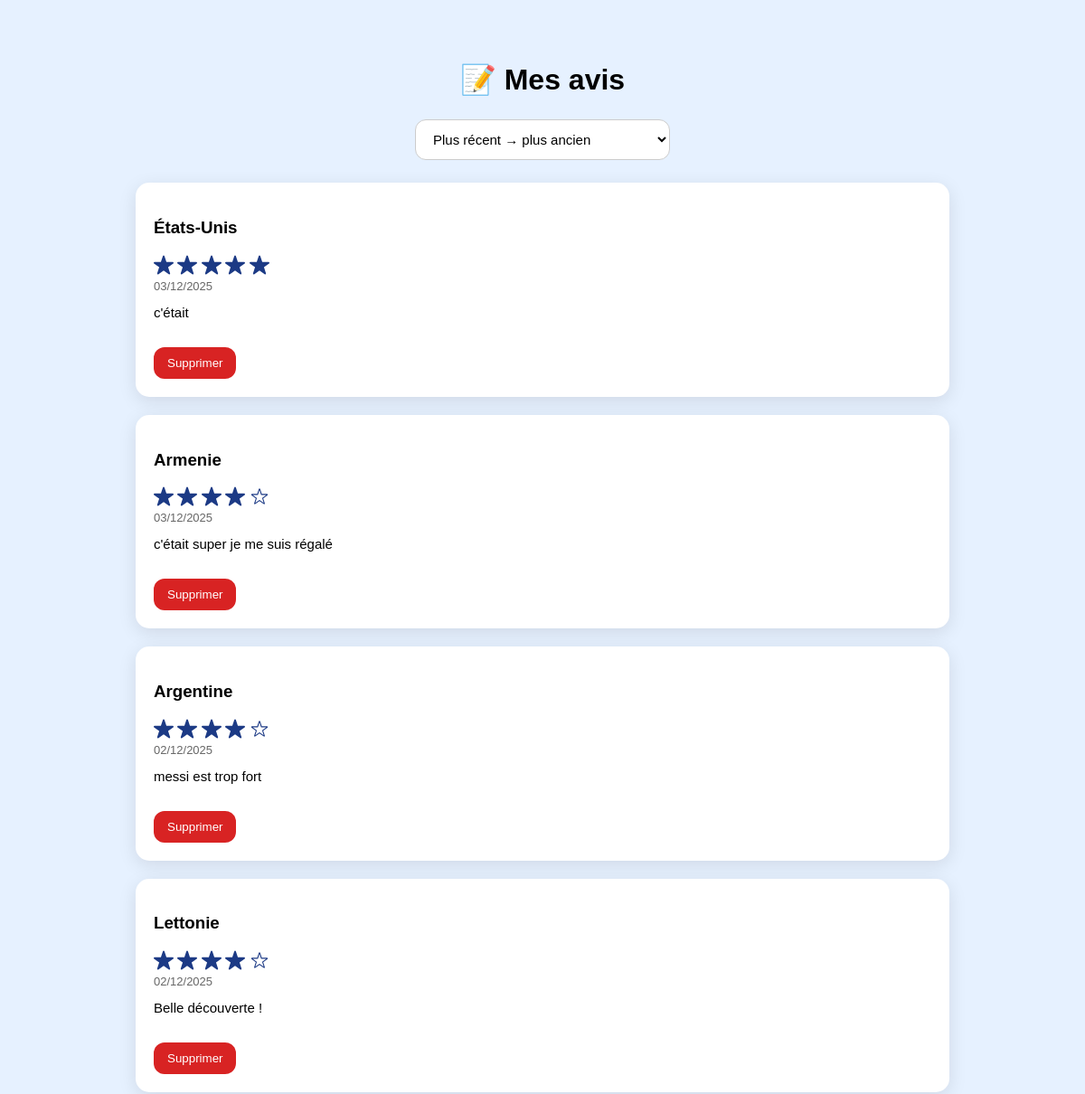
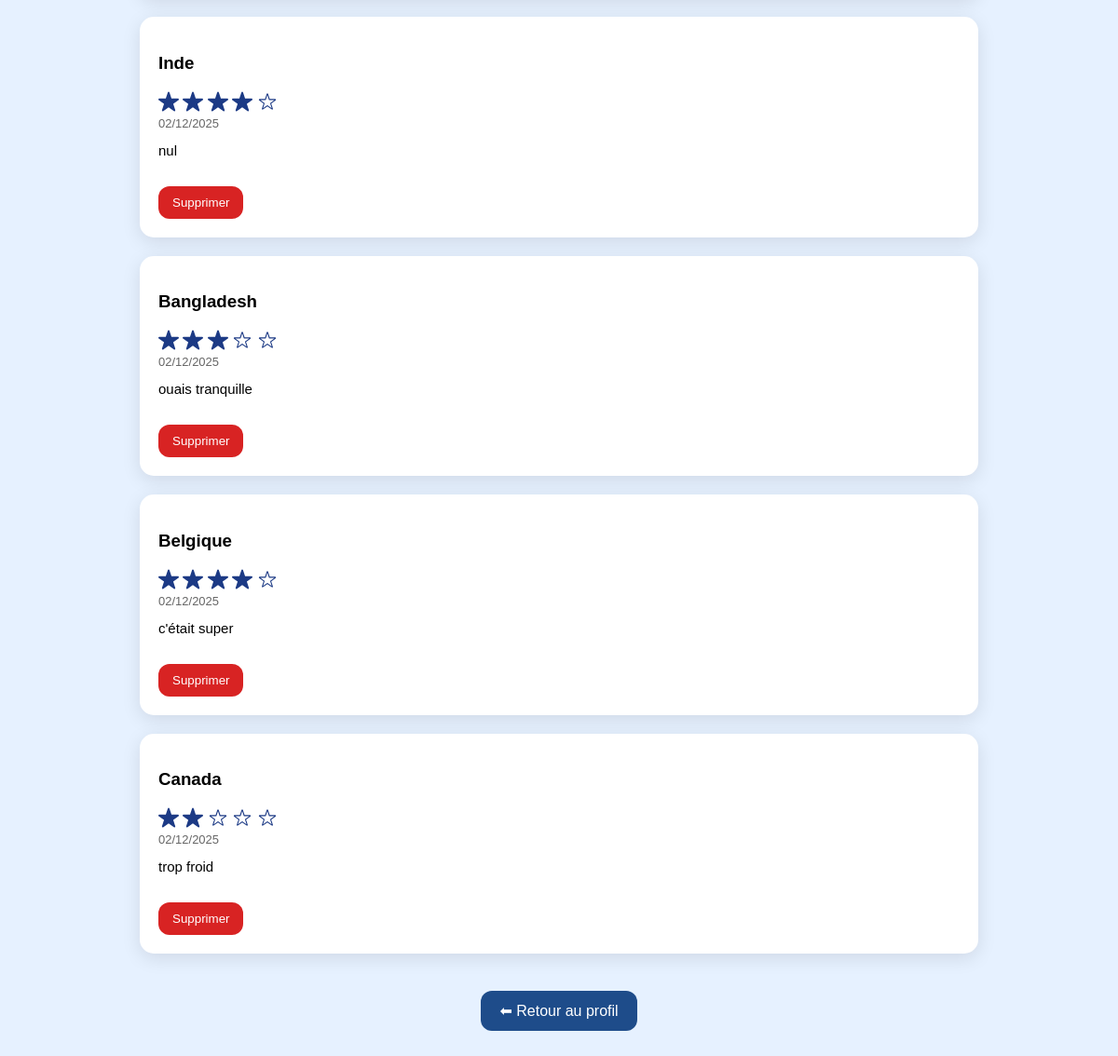
The app's page /avis_utilisateur.php (signed in) with its own data (2 pictures, top to bottom).
### tables this page shows
CREATE TABLE `avis` (
  `id_avis` int(11) NOT NULL,
  `id_utilisateur` int(11) NOT NULL,
  `code_pays` varchar(3) NOT NULL,
  `commentaire` text NOT NULL,
  `note` int(11) DEFAULT NULL,
  `date_avis` datetime DEFAULT CURRENT_TIMESTAMP
);

CREATE TABLE `pays` (
  `id_pays` int(11) NOT NULL,
  `nom_pays` varchar(100) DEFAULT NULL,
  `continent` varchar(50) DEFAULT NULL,
  `code_iso` varchar(10) DEFAULT NULL,
  `description` text,
  `rang_bonheur` int(11) DEFAULT NULL
);

### avis_utilisateur.php (the view, shortened to what this page needs)
<?php
try {
    $pdo = new PDO("mysql:host=localhost;dbname=happytrip;charset=utf8","root","root",[
        PDO::ATTR_ERRMODE=>PDO::ERRMODE_EXCEPTION
    ]);
} catch (PDOException $e) { die($e->getMessage()); }
$id = $_SESSION['id_utilisateur'];
$order = $_GET['tri'] ?? "date_desc";
switch($order){
    default:          $sqlOrder = "ORDER BY a.date_avis DESC"; break;
}
$avis = $pdo->query("
    SELECT a.*, p.nom_pays
    FROM avis a
    JOIN pays p ON p.code_iso = a.code_pays
    WHERE a.id_utilisateur = $id
    $sqlOrder
")->fetchAll();
?>
<!DOCTYPE html>
<html lang="fr">
<head>
<link rel="stylesheet" href="style_avis.css">
</head>
<body>
<div class="container">
    <h1>📝 Mes avis</h1>
    <div class="tri-bar">
        <form method="GET">
            <select name="tri" onchange="this.form.submit()">
                <option value="date_desc" <?= $order=="date_desc"?"selected":"" ?>>Plus récent → plus ancien</option>
            </select>
        </form>
    </div>
    <div class="avis-list">
        <?php if(!$avis): ?>
            <p>Aucun avis pour le moment.</p>
        <?php else: ?>
            <?php foreach($avis as $a): ?>
                <div class="avis-card">
                    <h3><?= htmlspecialchars($a['nom_pays']) ?></h3>
                    <div class="stars">
                        <?php for($i=1;$i<=5;$i++): ?>
                            <img src="images/<?= $i <= $a['note'] ? 'etoile_remplie.svg' : 'etoile_vide.svg' ?>" class="star-small">
                        <?php endfor; ?>
                    </div>
                    <p class="date"><?= date("d/m/Y", strtotime($a['date_avis'])) ?></p>
                    <?php if(!empty($a['commentaire'])): ?>
                    <p class="comment"><?= nl2br(htmlspecialchars($a['commentaire'])) ?></p>
                    <?php endif; ?>
                    <button class="btn-delete" data-pays="<?= $a['code_pays'] ?>">Supprimer</button>
                </div>
            <?php endforeach; ?>
        <?php endif; ?>
    </div>
    <a class="btn-retour" href="profil.php">⬅ Retour au profil</a>
</div>
</body>
</html>

### style_avis.css (style rules this page uses)
body { font-family: Poppins, sans-serif; background: #E6F1FF; padding: 40px; }
.container { max-width: 900px; margin: auto; }
h1 { text-align: center; margin-bottom: 25px; }
.tri-bar { display: flex; justify-content: center; margin-bottom: 25px; }
select { padding: 12px 15px; border-radius: 12px; border: 1px solid #ccc; font-size: 15px; background: white; cursor: pointer; }
.avis-list { display: grid; gap: 20px; }
.avis-card { background: white; padding: 20px; border-radius: 15px; box-shadow: 0 5px 20px rgba(0,0,0,0.10); }
.stars img.star-small { width: 22px; vertical-align: middle; }
.date { font-size: 13px; opacity: 0.6; margin-top: 5px; }
.comment { margin-top: 10px; font-size: 15px; }
.btn-delete { margin-top: 15px; background: #d82323; color: white; padding: 10px 15px; border-radius: 12px; border: none; cursor: pointer; }
.btn-retour { display: block; margin: 40px auto 0; width: fit-content; padding: 12px 20px; background: #1E4C8A; color: white; border-radius: 12px; text-decoration: none; }

### records on screen
avis: pays.nom_pays "États-Unis", date_avis "03/12/2025", commentaire "c'était"
avis: pays.nom_pays "Armenie", date_avis "03/12/2025", commentaire "c'était super je me suis régalé"
avis: pays.nom_pays "Argentine", date_avis "02/12/2025", commentaire "messi est trop fort"
avis: pays.nom_pays "Lettonie", date_avis "02/12/2025", commentaire "Belle découverte !"
avis: pays.nom_pays "Inde", date_avis "02/12/2025", commentaire "nul"
avis: pays.nom_pays "Bangladesh", date_avis "02/12/2025", commentaire "ouais tranquille"
avis: pays.nom_pays "Belgique", date_avis "02/12/2025", commentaire "c'était super"
avis: pays.nom_pays "Canada", date_avis "02/12/2025", commentaire "trop froid"
